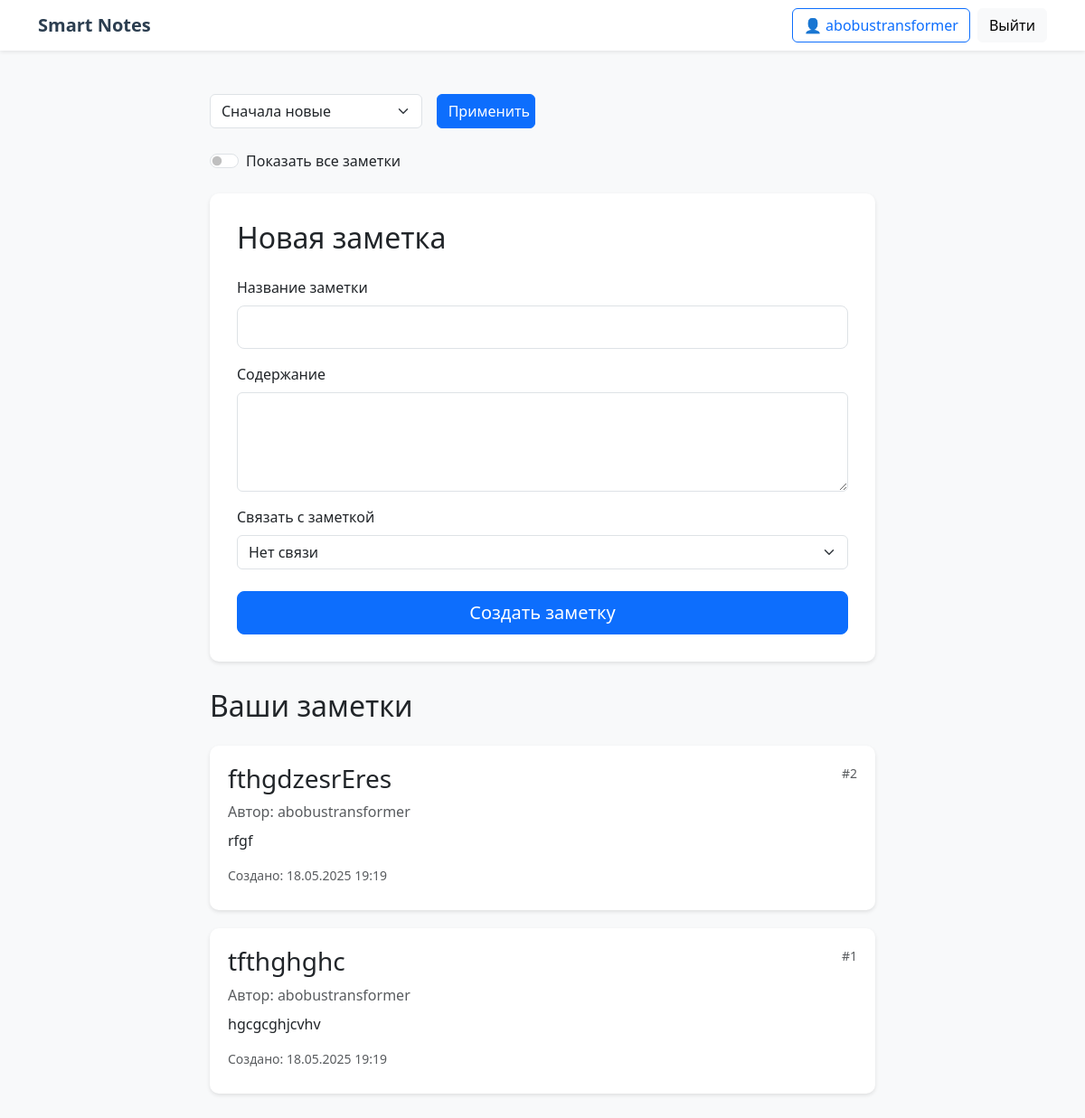
The page / (signed in) on the database its author committed.
### interacriv-main/models.py (models this page shows)
class User(Base):
    __tablename__ = 'users'
    id = Column(Integer, primary_key=True)
    username = Column(String(50), unique=True, nullable=False)
    password = Column(String(100), nullable=False)
    notes = relationship("Note", back_populates="author")

class Note(Base):
    __tablename__ = "notes"
    id = Column(Integer, primary_key=True)
    title = Column(String(50), nullable=False)
    content = Column(String(150))
    author_id = Column(Integer, ForeignKey("users.id"), nullable=False)
    author = relationship("User", back_populates="notes")
    bound_note_id = Column(Integer, ForeignKey("notes.id"))
    created_at = Column(DateTime,default=datetime.now)

### interacriv-main/main.py (the view, shortened to what this page needs)
@app.route("/", methods=['GET', 'POST'])
def home_page():
    db_session = Session()
    current_username = session.get('username')
    if not current_username:
        return redirect(url_for('login_page'))
    user = db_session.query(User).filter_by(username=current_username).first()
    if not user:
        session.pop('username', None)
        return redirect(url_for('login_page'))
    show_all = request.args.get('showAll', 'false') == 'true'
    query = db_session.query(Note)
    if not show_all:
        query = query.filter(Note.author_id == user.id)
    filter_type = request.args.get('filter', 'newest')
    if filter_type == 'oldest':
        query = query.order_by(Note.created_at.asc())
    elif filter_type == 'alphabetical':
        query = query.order_by(Note.title.asc())
    else:
        query = query.order_by(Note.created_at.desc())
    notes = query.all()
    return render_template("bord.html",
                         notes=notes,
                         user=user,
                         show_all=show_all,
                         current_filter=filter_type)

### interacriv-main/templates/bord.html (shortened to what this page needs)
{% extends 'base.html' %}
{% block content %}
<div class="row justify-content-center">
    <div class="col-lg-8">
        <div class="mb-4">
    <form method="GET" class="row g-3">
        <div class="col-md-4">
            <select name="filter" class="form-select">
                <option value="newest" {% if current_filter == 'newest' %}selected{% endif %}>
                    Сначала новые
                </option>
            </select>
        </div>
        <div class="col-md-2">
            <button type="submit" class="btn btn-primary w-100">Применить</button>
        </div>
    </form>
</div>
    <div class="mb-4">
        <form method="GET" action="{{ url_for('home_page') }}">
            <div class="form-check form-switch">
                <input class="form-check-input"
                    type="checkbox"
                    id="showAll"
                    name="showAll"
                    value="true"
                    onchange="this.form.submit()">
                <label class="form-check-label" for="showAll">
                    Показать все заметки
                </label>
            </div>
        </form>
</div>
        <div class="form-section">
            <h2 class="mb-4">Новая заметка</h2>
            <form method="POST">
                <div class="mb-3">
                    <label class="form-label">Название заметки</label>
                    <input type="text" name="note_title" class="form-control form-control-lg" required>
                </div>
                <div class="mb-3">
                    <label class="form-label">Содержание</label>
                    <textarea name="note_content" rows="4" class="form-control" required></textarea>
                </div>
                <div class="mb-4">
                    <label class="form-label">Связать с заметкой</label>
                    <select name="linked_note" class="form-select">
                        <option value="">Нет связи</option>
                    </select>
                </div>
                <button type="submit" class="btn btn-primary btn-lg w-100">Создать заметку</button>
            </form>
        </div>
        <h2 class="mb-4">Ваши заметки</h2>
        <div class="notes-section">
            {% for note in notes %}
            <div class="note-card" id="note-{{ note.id }}">
                <div class="d-flex justify-content-between align-items-start mb-2">
                    <h3 class="mb-0">{{ note.title }}</h3>
                    <small class="text-muted">#{{ note.id }}</small>
                </div>
                <p class="text-muted mb-2">Автор: {{ note.author.username }}</p>
                <p class="mb-3">{{ note.content }}</p>
                <small class="text-muted d-block mb-2">
                Создано: {{ note.created_at.strftime('%d.%m.%Y %H:%M') }}
                </small>
            </div>
            {% endfor %}
        </div>
    </div>
</div>
{% endblock %}

### interacriv-main/templates/base.html (shortened to what this page needs)
<!DOCTYPE html>
<html lang="en">
<head>
    <link href="https://cdn.jsdelivr.net/npm/bootstrap@5.3.3/dist/css/bootstrap.min.css" rel="stylesheet">
</head>
<body>
    <nav class="navbar navbar-expand-lg navbar-light bg-white shadow-sm">
        <div class="container">
            <a class="navbar-brand" href="/">Smart Notes</a>
            <div class="d-flex align-items-center">
            {% if user %}
                <a href="/profile" class="btn btn-outline-primary me-2">
                👤 {{ user.username }}
            </a>
                <a href="/logout" class="btn btn-light">Выйти</a>
            {% else %}
                <a href="/login" class="btn btn-outline-primary me-2">Войти</a>
                <a href="/registration" class="btn btn-primary">Регистрация</a>
                {% endif %}
            </div>
        </div>
    </nav>
    <main class="container py-5">
        {% block content %}{% endblock %}
    </main>
</body>
</html>

### interacriv-main/templates/base.html (style rules this page uses)
body { background-color: #f8f9fa; }
.note-card { background: white; border-radius: 10px; padding: 20px; margin-bottom: 20px; box-shadow: 0 2px 4px rgba(0,0,0,0.1); transition: transform 0.2s; }
.form-section { background: white; padding: 30px; border-radius: 10px; box-shadow: 0 2px 4px rgba(0,0,0,0.1); margin-bottom: 30px; }
.navbar-brand { font-weight: 600; color: #2c3e50 !important; }

### rows shown on the page
User: username "abobustransformer"
Note: title "fthgdzesrEres", id "2", author.username "abobustransformer", content "rfgf", created_at "18.05.2025 19:19"
Note: title "tfthghghc", id "1", author.username "abobustransformer", content "hgcgcghjcvhv", created_at "18.05.2025 19:19"
